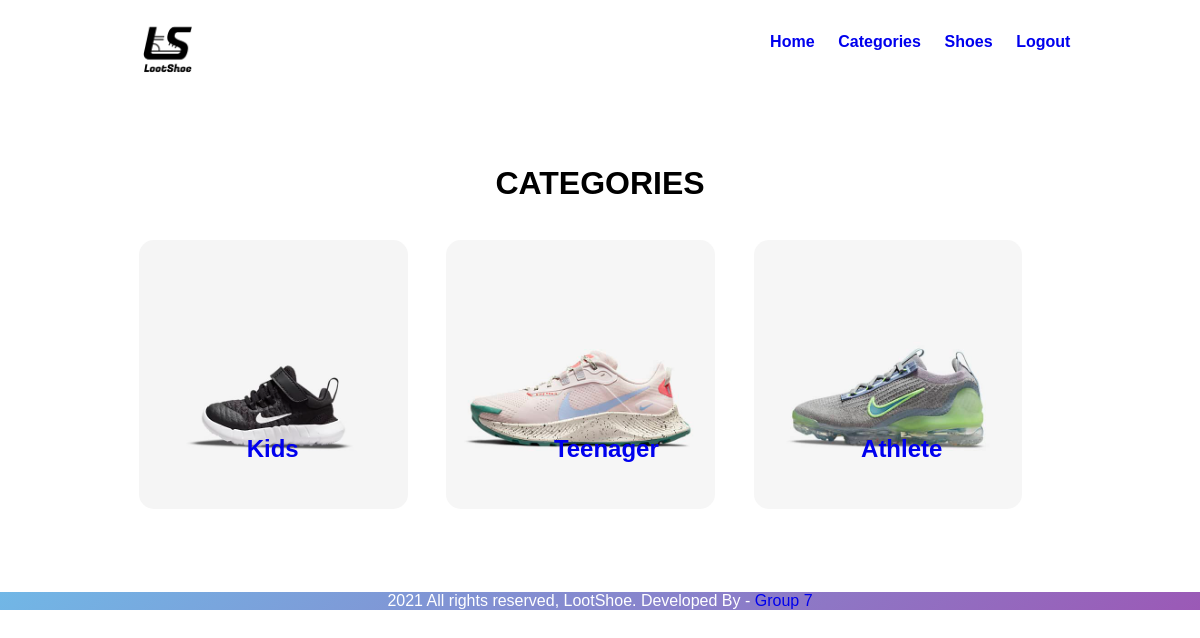
/categories.php, run on the app's committed database.
### tables this page shows
CREATE TABLE `tbl_category` (
  `id` int(10) UNSIGNED NOT NULL,
  `title` varchar(100) NOT NULL,
  `image_name` varchar(255) NOT NULL,
  `featured` varchar(10) NOT NULL,
  `active` varchar(10) NOT NULL
);

### categories.php (the view, shortened to what this page needs)
<?php include('partials-front/menu.php'); ?>
    <section class="categories">
        <div class="container">
            <h2 class="text-center">CATEGORIES</h2>
            <?php
                $sql = "SELECT * FROM tbl_category WHERE active='Yes'";
                $res = mysqli_query($conn, $sql);
                $count = mysqli_num_rows($res);
                if($count>0)
                {
                    while($row=mysqli_fetch_assoc($res))
                    {
                        $id = $row['id'];
                        $title = $row['title'];
                        $image_name = $row['image_name'];
                        ?>
                        <a href="<?php echo SITEURL; ?>category-shoes.php?category_id=<?php echo $id; ?>">
                            <div class="box-3 float-container">
                                <?php
                                    if($image_name=="")
                                    {
                                        echo "<div class='error'>Image not found.</div>";
                                    }
                                    else
                                    {
                                        ?>
                                        <img src="<?php echo SITEURL; ?>images/category/<?php echo $image_name; ?>" alt="Shoes" class="img-responsive img-curve">
                                        <?php
                                    }
                                ?>
                                <h3 class="float-text text-black"><?php echo $title; ?></h3>
                            </div>
                        </a>
                        <?php
                    }
                }
                else
                {
                    echo "<div class='error'>Category not found.</div>";
                }
            ?>
        </div>
    </section>
    <?php include('partials-front/footer.php'); ?>

### css/style.css (style rules this page uses)
* { margin: 0 0; padding: 0 0; font-family: Arial, Helvetica, sans-serif; }
.container { width: 80%; margin: 0 auto; padding: 1%; }
.img-responsive { width: 100%; }
.img-curve { border-radius: 15px; }
.text-center { text-align: center; }
a { color: linear-gradient(135deg, #71b7e6, #9b59b6); text-decoration: none; }
h2 { color: linear-gradient(135deg, #71b7e6, #9b59b6); font-size: 2rem; margin-bottom: 2%; }
h3 { font-size: 1.5rem; }
.float-container { position: relative; }
.float-text { position: absolute; bottom: 50px; left: 40%; }
.categories { padding: 4% 0; }
.box-3 { width: 28%; float: left; margin: 2%; }

### data on the page
tbl_category: image_name (picture), title "Kids"
tbl_category: image_name (picture), title "Teenager"
tbl_category: image_name (picture), title "Athlete"
